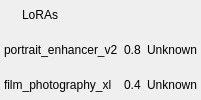
                 <widget class="QFrame" name="galleryLoRABlock">
                  <property name="accessibleName">
                   <string>LoRABlock</string>
                  </property>
                  <property name="role" stdset="0">
                   <string>galleryMetadataBlock</string>
                  </property>
                  <layout class="QVBoxLayout" name="galleryLoRALayout">
                   <item>
                    <layout class="QHBoxLayout" name="galleryLoRALabelHeadingLayout" stretch="0,1">
                     <property name="leftMargin">
                      <number>0</number>
                     </property>
                     <property name="topMargin">
                      <number>0</number>
                     </property>
                     <property name="rightMargin">
                      <number>0</number>
                     </property>
                     <property name="bottomMargin">
                      <number>0</number>
                     </property>
                     <property name="spacing">
                      <number>6</number>
                     </property>
                     <item>
                      <widget class="QLabel" name="galleryLoRALabelIcon">
                       <property name="role" stdset="0">
                        <string>sectionIcon</string>
                       </property>
                       <property name="iconKey" stdset="0">
                        <string>layers</string>
                       </property>
                       <property name="text">
                        <string />
                       </property>
                       <property name="minimumSize">
                        <size>
                         <width>16</width>
                         <height>16</height>
                        </size>
                       </property>
                       <property name="maximumSize">
                        <size>
                         <width>16</width>
                         <height>16</height>
                        </size>
                       </property>
                      </widget>
                     </item>
                     <item>
                      <widget class="QLabel" name="galleryLoRALabel">
                       <property name="accessibleName">
                        <string>LoRALabel</string>
                       </property>
                       <property name="text">
                        <string>LoRAs</string>
                       </property>
                       <property name="role" stdset="0">
                        <string>secondary</string>
                       </property>
                       <property name="textInteractionFlags">
                        <set>Qt::TextSelectableByMouse</set>
                       </property>
                       <property name="wordWrap">
                        <bool>false</bool>
                       </property>
                       <property name="textRole" stdset="0">
                        <string>caption</string>
                       </property>
                      </widget>
                     </item>
                    </layout>
                   </item>
                   <property name="spacing">
                    <number>4</number>
                   </property>
                   <property name="leftMargin">
                    <number>0</number>
                   </property>
                   <property name="topMargin">
                    <number>0</number>
                   </property>
                   <property name="rightMargin">
                    <number>0</number>
                   </property>
                   <property name="bottomMargin">
                    <number>0</number>
                   </property>
                   <item>
                    <widget class="QFrame" name="galleryLoRAChip1">
                     <property name="role" stdset="0">
                      <string>loraChip</string>
                     </property>
                     <layout class="QHBoxLayout" name="galleryLoRAChipLayout1" stretch="1,0,0">
                      <property name="leftMargin">
                       <number>4</number>
                      </property>
                      <property name="topMargin">
                       <number>2</number>
                      </property>
                      <property name="rightMargin">
                       <number>4</number>
                      </property>
                      <property name="bottomMargin">
                       <number>2</number>
                      </property>
                      <property name="spacing">
                       <number>6</number>
                      </property>
                      <item>
                       <widget class="QLabel" name="galleryLoRAName1">
                        <property name="text">
                         <string>portrait_enhancer_v2</string>
                        </property>
                        <property name="textRole" stdset="0">
                         <string>loraName</string>
                        </property>
                       </widget>
                      </item>
                      <item>
                       <widget class="QLabel" name="galleryLoRAWeight1">
                        <property name="text">
                         <string>0.8</string>
                        </property>
                        <property name="textRole" stdset="0">
                         <string>identifier</string>
                        </property>
                       </widget>
                      </item>
                      <item>
                       <widget class="QLabel" name="galleryLoRAStatus1">
                        <property name="text">
                         <string>Unknown</string>
                        </property>
                        <property name="role" stdset="0">
                         <string>unknown</string>
                        </property>
                        <property name="statusBadge" stdset="0">
                         <string>true</string>
                        </property>
                        <property name="toolTip">
                         <string>Offline fixture: no compatibility evidence recorded.</string>
                        </property>
                       </widget>
                      </item>
                     </layout>
                    </widget>
                   </item>
                   <item>
                    <widget class="QFrame" name="galleryLoRAChip2">
                     <property name="role" stdset="0">
                      <string>loraChip</string>
                     </property>
                     <layout class="QHBoxLayout" name="galleryLoRAChipLayout2" stretch="1,0,0">
                      <property name="leftMargin">
                       <number>4</number>
                      </property>
                      <property name="topMargin">
                       <number>2</number>
                      </property>
                      <property name="rightMargin">
                       <number>4</number>
                      </property>
                      <property name="bottomMargin">
                       <number>2</number>
                      </property>
                      <property name="spacing">
                       <number>6</number>
                      </property>
                      <item>
                       <widget class="QLabel" name="galleryLoRAName2">
                        <property name="text">
                         <string>film_photography_xl</string>
                        </property>
                        <property name="textRole" stdset="0">
                         <string>loraName</string>
                        </property>
                       </widget>
                      </item>
                      <item>
                       <widget class="QLabel" name="galleryLoRAWeight2">
                        <property name="text">
                         <string>0.4</string>
                        </property>
                        <property name="textRole" stdset="0">
                         <string>identifier</string>
                        </property>
                       </widget>
                      </item>
                      <item>
                       <widget class="QLabel" name="galleryLoRAStatus2">
                        <property name="text">
                         <string>Unknown</string>
                        </property>
                        <property name="role" stdset="0">
                         <string>unknown</string>
                        </property>
                        <property name="statusBadge" stdset="0">
                         <string>true</string>
                        </property>
                        <property name="toolTip">
                         <string>Offline fixture: no compatibility evidence recorded.</string>
                        </property>
                       </widget>
                      </item>
                     </layout>
                    </widget>
                   </item>
                  </layout>
                 </widget>
